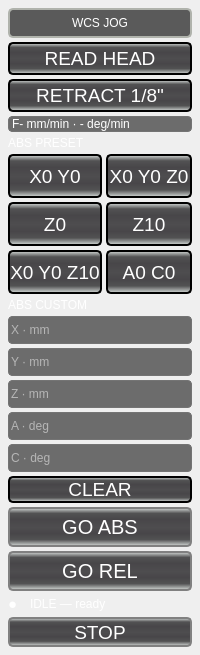
<?xml version="1.0" encoding="UTF-8"?>
<ui version="4.0">
 <class>ned_controls</class>
 <!-- JOG & PRESETS panel v2, NARROW SQUEEZE (2026-08-02): single 200 px
      column sized for the STOCK JOG PAGE of PB's right sidebar stack
      (probe_basic.ui sidebar_widget > sb_page_1 > jogDisplay, ~200x730).
      All widgets/layouts are declared HERE (no runtime layout insertion
      -> no QGridLayout insertWidget hazard); ned_controls.py only
      findChild()s + connects and logs the wired/missing count loudly.
      Styling: one panel-level QSS on jp_panel using #objectName selectors
      (PB-native dark). Same 21 _JOG_WIDGETS names as the wide v2 layout;
      deltas are geometry only: SPEED buttons stacked vertically, presets
      2 cols x 3 rows, typed-move fields full-width (axis+unit live in the
      placeholder, jp_lbl_*/jp_unit_* labels deleted), CLEAR + GO ABS +
      GO REL stacked full-width, status strip + full-width STOP at the
      bottom. Tap-target fonts >= 9pt. -->
 <widget class="QWidget" name="ned_controls_root">
  <layout class="QVBoxLayout" name="nedLayout">
   <property name="leftMargin"><number>0</number></property>
   <property name="topMargin"><number>0</number></property>
   <property name="rightMargin"><number>0</number></property>
   <property name="bottomMargin"><number>0</number></property>
   <property name="spacing"><number>0</number></property>
   <item>
    <widget class="QFrame" name="jp_panel">
     <property name="styleSheet"><string notr="true">
/* WCS JOG -- Probe Basic native (dark) recipes only; sources:
   probe_basic_dark.qss + probe_basic.ui section frames */
/* no own chrome: the sidebar JOG page is already a framed panel --
   a frame inside a frame wasted width (operator 2026-08-04) */
#jp_panel { border: none; background: transparent; }
#jp_title { border-style: solid; border-color: rgb(176,179,172);
  border-width: 2px; border-radius: 5px; color: white;
  background: rgb(90,90,90); font: 14pt &quot;Probe Basic Bebas Mono&quot;; }
QLabel { background: transparent; color: white;
  font: 12pt &quot;Probe Basic Bebas Mono&quot;; }
#jp_feed_readout { color: white; background-color: rgb(108,108,108);
  border-style: solid; border-color: rgb(116,116,116); border-width: 1px;
  border-radius: 4px; font: 14pt &quot;Probe Basic Bebas Mono&quot;; }
QPushButton { color: white; border-color: black; border-style: solid;
  border-radius: 5px; border-width: 2px;
  background: qlineargradient(spread:pad, x1:0, y1:1, x2:0, y2:0, stop:0 rgba(213, 218, 216, 255), stop:0.169312 rgba(82, 82, 83, 255), stop:0.328042 rgba(72, 70, 73, 255), stop:0.492063 rgba(78, 77, 79, 255), stop:0.703704 rgba(72, 70, 73, 255), stop:0.86 rgba(82, 82, 83, 255), stop:1 rgba(213, 218, 216, 255));
  font-family: &quot;Probe Basic Bebas Mono&quot;; font-size: 15pt; }
QPushButton:disabled { border-color: gray; }
QPushButton:hover { background: qlineargradient(x1: 0, y1: 0, x2: 0, y2: 1,
  stop: 0 #A19E9E, stop: 1.0 #5C5959); }
QPushButton:pressed { background: qlineargradient(spread:pad, x1:0, y1:0, x2:0, y2:1, stop:0 rgba(85, 85, 238, 255), stop:0.544974 rgba(90, 91, 239, 255), stop:1 rgba(126, 135, 243, 255)); }
QPushButton:checked { background: qlineargradient(spread:pad, x1:0, y1:0, x2:0, y2:1, stop:0 rgba(85, 85, 238, 255), stop:0.544974 rgba(90, 91, 239, 255), stop:1 rgba(126, 135, 243, 255)); }
#recover_read_btn, #recover_retract_btn, #jp_clear, #jp_stop,
#jp_p_xy0, #jp_p_xyz0, #jp_p_z0, #jp_p_zp10, #jp_p_xy0z10, #jp_p_a0c0 {
  font-family: &quot;Probe Basic Bebas Mono&quot;; font-size: 14pt; }
QLineEdit { color: white; background-color: rgb(108,108,108);
  border-style: solid; border-color: rgb(116,116,116); border-width: 1px;
  border-radius: 4px; selection-color: white;
  selection-background-color: rgb(65,84,255); padding-right: 2px;
  font: 14pt &quot;Probe Basic Bebas Mono&quot;; }
#jp_status_dot { font: 11pt; }
     </string></property>
     <layout class="QVBoxLayout" name="jp_v">
      <property name="leftMargin"><number>8</number></property>
      <property name="topMargin"><number>8</number></property>
      <property name="rightMargin"><number>8</number></property>
      <property name="bottomMargin"><number>8</number></property>
      <property name="spacing"><number>4</number></property>
      <item>
       <widget class="QLabel" name="jp_title">
        <property name="text"><string>WCS JOG</string></property>
        <property name="minimumSize"><size><width>0</width><height>30</height></size></property>
        <property name="maximumSize"><size><width>16777215</width><height>30</height></size></property>
        <property name="alignment"><set>Qt::AlignCenter</set></property>
       </widget>
      </item>
      <item>
       <widget class="QPushButton" name="recover_read_btn">
        <property name="text"><string>READ HEAD</string></property>
        <property name="minimumSize"><size><width>0</width><height>33</height></size></property>
       </widget>
      </item>
      <item>
       <widget class="QPushButton" name="recover_retract_btn">
        <property name="text"><string>RETRACT 1/8"</string></property>
        <property name="minimumSize"><size><width>0</width><height>33</height></size></property>
       </widget>
      </item>
      <item>
       <widget class="QLabel" name="jp_feed_readout">
        <property name="text"><string>F- mm/min · - deg/min</string></property>
       </widget>
      </item>
      <item>
       <widget class="QLabel" name="jp_presets_caption">
        <property name="text"><string>ABS PRESET</string></property>
       </widget>
      </item>
      <item>
       <layout class="QGridLayout" name="jp_grid">
        <property name="horizontalSpacing"><number>4</number></property>
        <property name="verticalSpacing"><number>4</number></property>
        <item row="0" column="0">
         <widget class="QPushButton" name="jp_p_xy0">
          <property name="text"><string>X0 Y0</string></property>
          <property name="minimumSize"><size><width>0</width><height>44</height></size></property>
         </widget>
        </item>
        <item row="0" column="1">
         <widget class="QPushButton" name="jp_p_xyz0">
          <property name="text"><string>X0 Y0 Z0</string></property>
          <property name="minimumSize"><size><width>0</width><height>44</height></size></property>
         </widget>
        </item>
        <item row="1" column="0">
         <widget class="QPushButton" name="jp_p_z0">
          <property name="text"><string>Z0</string></property>
          <property name="minimumSize"><size><width>0</width><height>44</height></size></property>
         </widget>
        </item>
        <item row="1" column="1">
         <widget class="QPushButton" name="jp_p_zp10">
          <property name="text"><string>Z10</string></property>
          <property name="minimumSize"><size><width>0</width><height>44</height></size></property>
         </widget>
        </item>
        <item row="2" column="0">
         <widget class="QPushButton" name="jp_p_xy0z10">
          <property name="text"><string>X0 Y0 Z10</string></property>
          <property name="minimumSize"><size><width>0</width><height>44</height></size></property>
         </widget>
        </item>
        <item row="2" column="1">
         <widget class="QPushButton" name="jp_p_a0c0">
          <property name="text"><string>A0 C0</string></property>
          <property name="minimumSize"><size><width>0</width><height>44</height></size></property>
         </widget>
        </item>
       </layout>
      </item>
      <item>
       <widget class="QLabel" name="jp_typed_caption">
        <property name="text"><string>ABS CUSTOM</string></property>
       </widget>
      </item>
      <item>
       <widget class="QLineEdit" name="jp_in_x">
        <property name="placeholderText"><string>X · mm</string></property>
        <property name="minimumSize"><size><width>0</width><height>28</height></size></property>
       </widget>
      </item>
      <item>
       <widget class="QLineEdit" name="jp_in_y">
        <property name="placeholderText"><string>Y · mm</string></property>
        <property name="minimumSize"><size><width>0</width><height>28</height></size></property>
       </widget>
      </item>
      <item>
       <widget class="QLineEdit" name="jp_in_z">
        <property name="placeholderText"><string>Z · mm</string></property>
        <property name="minimumSize"><size><width>0</width><height>28</height></size></property>
       </widget>
      </item>
      <item>
       <widget class="QLineEdit" name="jp_in_a">
        <property name="placeholderText"><string>A · deg</string></property>
        <property name="minimumSize"><size><width>0</width><height>28</height></size></property>
       </widget>
      </item>
      <item>
       <widget class="QLineEdit" name="jp_in_c">
        <property name="placeholderText"><string>C · deg</string></property>
        <property name="minimumSize"><size><width>0</width><height>28</height></size></property>
       </widget>
      </item>
      <item>
       <widget class="QPushButton" name="jp_clear">
        <property name="text"><string>CLEAR</string></property>
        <property name="minimumSize"><size><width>0</width><height>26</height></size></property>
       </widget>
      </item>
      <item>
       <widget class="QPushButton" name="jp_go_abs">
        <property name="text"><string>GO ABS</string></property>
        <property name="enabled"><bool>false</bool></property>
        <property name="minimumSize"><size><width>0</width><height>40</height></size></property>
       </widget>
      </item>
      <item>
       <widget class="QPushButton" name="jp_go_rel">
        <property name="text"><string>GO REL</string></property>
        <property name="enabled"><bool>false</bool></property>
        <property name="minimumSize"><size><width>0</width><height>40</height></size></property>
       </widget>
      </item>
      <item>
       <layout class="QHBoxLayout" name="jp_status_h">
        <property name="spacing"><number>6</number></property>
        <item>
         <widget class="QLabel" name="jp_status_dot">
          <property name="text"><string>●</string></property>
          <property name="minimumSize"><size><width>16</width><height>16</height></size></property>
         </widget>
        </item>
        <item>
         <widget class="QLabel" name="jp_status_text">
          <property name="text"><string>IDLE — ready</string></property>
          <property name="minimumSize"><size><width>150</width><height>16</height></size></property>
         </widget>
        </item>
        <item>
         <spacer name="jp_status_spacer">
          <property name="orientation"><enum>Qt::Horizontal</enum></property>
          <property name="sizeHint" stdset="0"><size><width>5</width><height>5</height></size></property>
         </spacer>
        </item>
       </layout>
      </item>
      <item>
       <widget class="QPushButton" name="jp_stop">
        <property name="text"><string>STOP</string></property>
        <property name="enabled"><bool>false</bool></property>
        <property name="minimumSize"><size><width>0</width><height>30</height></size></property>
       </widget>
      </item>
     </layout>
    </widget>
   </item>
  </layout>
 </widget>
 <resources/>
 <connections/>
</ui>
